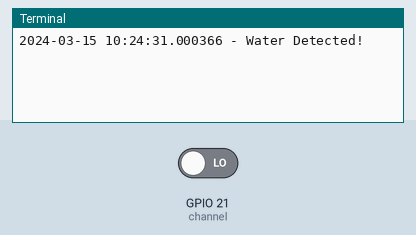
This program was run on a simulated Raspberry Pi (BCM pin numbers). On the bench: the last lines printed to the terminal. The test bench sets the inputs (shaded band); at power-on: GPIO 21 (channel) LOW. The clock reads 2024-03-15 10:24:30 at power-on unless the program sets it; files the program writes start out absent.

Above: at 1.2 s.
1.3 s: GPIO 21 (channel) driven HIGH
At 2.8 s:
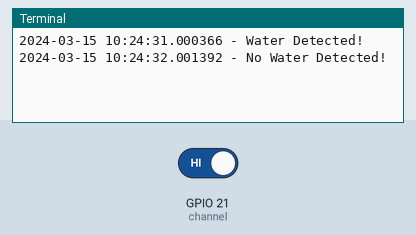
4.5 s: GPIO 21 (channel) driven LOW
At 5.8 s:
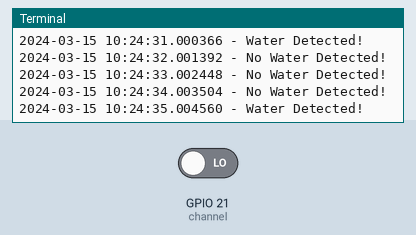
Timing chart, 0 to 7.5 s (numbered marks = the images above; inputs shaded):
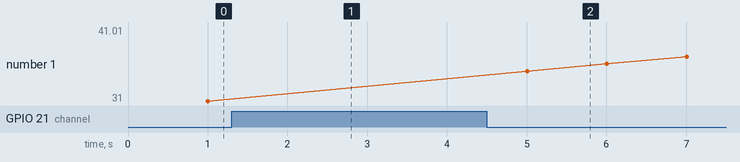

The program:

soil.py
```python
#!/usr/bin/python
import RPi.GPIO as GPIO
import time
import datetime

#GPIO SETUP
channel = 21
GPIO.setmode(GPIO.BCM)
GPIO.setup(channel, GPIO.IN)


# infinite loop
while True:
        time.sleep(1)

        msg = ""

        if GPIO.input(channel):
                # Input is high
                msg = str(datetime.datetime.now()) + " - No Water Detected!"
                print msg
        else:
                # Input is low
                msg = str(datetime.datetime.now()) + " - Water Detected!"
                print msg

        f = open("soil_moisture.log", "a")
        f.write(msg)
        f.close()
```

Measured:
- after the input at 1.3 s, the terminal: prints a new line after 0.70 s (image 1)
- after the input at 4.5 s, the terminal: prints a new line after 0.50 s (image 2)
- plotted number 1: 31 → 41.01 after the input at 4.5 s
